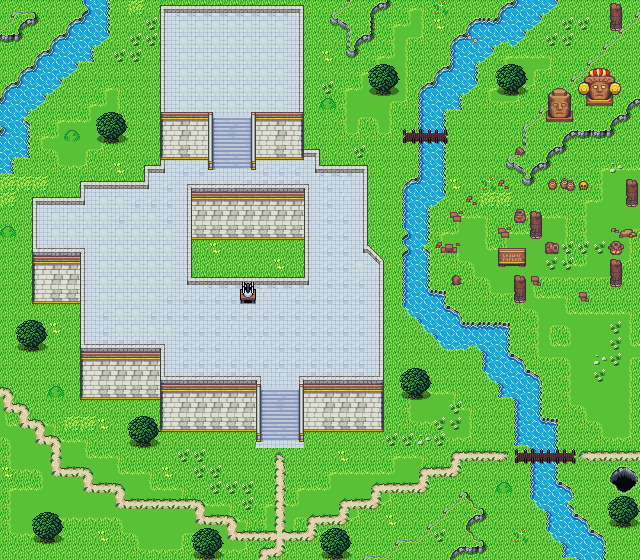

Rendered tile map (Tiled .tmx) drawn with the repository's tilesets; below, a short description and the map source with its tile grids summarised:
An orthogonal 40x35 tile map with 16x16 px tiles, 5 tile layers (CollisionBis, Collision, Background, Ground, ...), 4 tilesets and 59 objects.

<map version="1.10" tiledversion="1.11.2" orientation="orthogonal" renderorder="right-down" width="40" height="35" tilewidth="16" tileheight="16" infinite="0" nextlayerid="8" nextobjectid="130">
 <editorsettings>
  <export target="wastetown..tmx" format="tmx" />
 </editorsettings>
 <properties>
  <property name="dungeonEffect" value="{&quot;startBattleWithCard&quot;: [ &quot;Legion Lieutenant&quot;,&quot;Dusk Legion Dreadnought&quot; ]}" />
 </properties>
 <tileset firstgid="1" source="../../../../common/maps/tileset/main.tsx" />
 <tileset firstgid="10113" source="../../../../common/maps/tileset/buildings.tsx" />
 <tileset firstgid="11905" source="../../../../common/maps/tileset/dungeon/dungeon_bis.tsx" />
 <tileset firstgid="28289" source="../../../../common/maps/tileset/main-nocollide.tsx" />
 <layer id="7" name="CollisionBis" width="40" height="35">
  <data>[1400 cells, 48 non-empty, 8 distinct tile ids]</data>
 </layer>
 <layer id="6" name="Collision" width="40" height="35">
  <data>[1400 cells, 496 non-empty, 17 distinct tile ids]</data>
 </layer>
 <layer id="1" name="Background" width="40" height="35">
  <data>[1400 cells, 1380 non-empty, 41 distinct tile ids]</data>
 </layer>
 <layer id="2" name="Ground" width="40" height="35">
  <data>[1400 cells, 890 non-empty, 107 distinct tile ids]</data>
 </layer>
 <layer id="3" name="Clutter" width="40" height="35">
  <properties>
   <property name="spriteLayer" type="bool" value="true" />
  </properties>
  <data>[1400 cells, 251 non-empty, 78 distinct tile ids]</data>
 </layer>
 <objectgroup id="4" name="Objects">
  <object id="38" template="../../../../common/maps/obj/entry_up.tx" x="245.361" y="559.617" width="71.3747" height="16">
   <properties>
    <property name="teleport" value="" />
   </properties>
  </object>
  <object id="52" template="../../../../common/maps/obj/gold.tx" x="222.052" y="31.1389" />
  <object id="54" template="../../../../common/maps/obj/enemy.tx" x="270.656" y="444.922">
   <properties>
    <property name="enemy" value="Vona" />
    <property name="speedModifier" type="float" value="0" />
    <property name="threatRange" type="int" value="0" />
   </properties>
  </object>
  <object id="56" template="../../../../common/maps/obj/collision.tx" x="-0.133321" y="559.568" width="641.207" height="16" />
  <object id="57" template="../../../../common/maps/obj/collision.tx" x="-1.04312" y="-17.702" width="641.207" height="16" />
  <object id="58" template="../../../../common/maps/obj/collision.tx" x="640.655" y="-0.844722" width="23.6121" height="577.141" />
  <object id="59" template="../../../../common/maps/obj/collision.tx" x="-23.9336" y="-13.2756" width="23.6121" height="577.141" />
  <object id="61" template="../../../../common/maps/obj/enemy.tx" x="63.3317" y="138.002">
   <properties>
    <property name="enemy" value="Don Andres" />
    <property name="speedModifier" type="float" value="20" />
    <property name="threatRange" type="int" value="60" />
   </properties>
  </object>
  <object id="62" template="../../../../common/maps/obj/enemy.tx" x="223.567" y="154.508">
   <properties>
    <property name="enemy" value="Saint Elenda" />
   </properties>
  </object>
  <object id="63" template="../../../../common/maps/obj/enemy.tx" x="330.902" y="330.648">
   <properties>
    <property name="enemy" value="Evereth" />
    <property name="speedModifier" type="float" value="20" />
    <property name="threatRange" type="int" value="80" />
    <property name="waypoints" value="90,89" />
   </properties>
  </object>
  <object id="64" template="../../../../common/maps/obj/enemy.tx" x="167.966" y="187.231">
   <properties>
    <property name="enemy" value="Vito" />
    <property name="waypoints" value="" />
   </properties>
  </object>
  <object id="66" template="../../../../common/maps/obj/enemy.tx" x="598.252" y="197.163">
   <properties>
    <property name="enemy" value="Amalia" />
    <property name="speedModifier" type="float" value="0" />
    <property name="threatRange" type="int" value="0" />
   </properties>
  </object>
  <object id="68" template="../../../../common/maps/obj/gold.tx" x="78.8697" y="166.749" />
  </objectgroup>
</map>
<!-- 46 of 59 objects omitted -->
